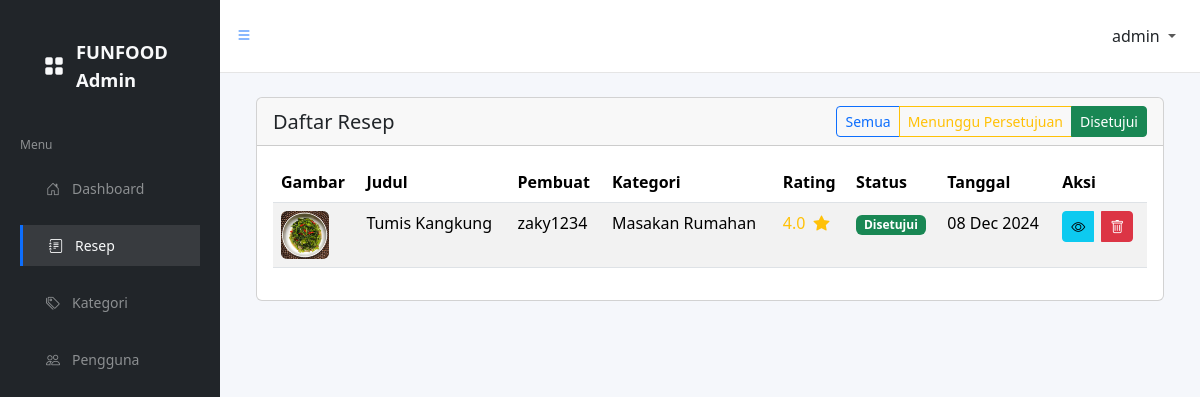
Page /a/recipes/?status=approved (signed in) on the earlier database version.
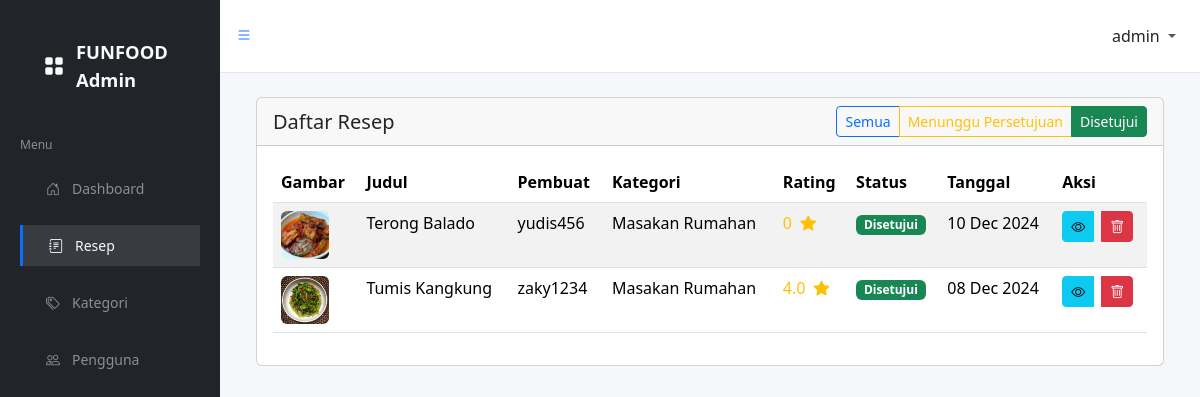
Same page on the later database version.
### funfood_app/models.py (models this page shows, shortened)
class Recipe(models.Model):
    user = models.ForeignKey(CustomUser, on_delete=models.CASCADE, related_name='recipes')
    title = models.CharField(max_length=100)
    description = models.TextField()
    ingredients = models.TextField(help_text='Separate each ingredient with a newline.')
    steps = models.TextField(help_text='Separate each step with a newline.')
    image = models.ImageField(upload_to='recipe/', blank=True, null=True)
    category = models.ForeignKey('Category', on_delete=models.CASCADE, related_name='recipes')
    is_approved = models.BooleanField(default=False)
    created_at = models.DateTimeField(auto_now_add=True)
    def get_avg_rating(self):
        reviews = self.reviews.all()
        if reviews.exists():
            total_rating = sum(review.rating for review in reviews)
            return round(total_rating / reviews.count(), 2)
        return 0

class CustomUser(AbstractUser):
    nickname = models.CharField(max_length=20)
    phone_number = models.CharField(max_length=20, blank=True, null=True)
    profile_image = models.ImageField(upload_to='profile/', blank=True, null=True)

class Category(models.Model):
    name = models.CharField(max_length=50, unique=True)
    description = models.TextField()

class Review(models.Model):
    user = models.ForeignKey(CustomUser, on_delete=models.CASCADE, related_name='reviews')
    recipe = models.ForeignKey(Recipe, on_delete=models.CASCADE, related_name='reviews')
    rating = models.PositiveIntegerField()
    comment = models.TextField(blank=True)
    created_at = models.DateTimeField(auto_now_add=True)

### funfood_app/views.py (the view)
# urls.py: path('a/recipes/', views.admin_recipes, name='admin_recipes'),
@staff_member_required
def admin_recipes(request):
    recipes = Recipe.objects.select_related('user', 'category').order_by('-created_at')
    status_filter = request.GET.get('status', 'all')
    if status_filter == 'pending':
        recipes = recipes.filter(is_approved=False)
    elif status_filter == 'approved':
        recipes = recipes.filter(is_approved=True)
    context = {
        'recipes': recipes,
        'status_filter': status_filter
    }
    return render(request, 'admin/recipes.html', context)

### templates/admin/recipes.html (shortened to what this page needs)
{% extends 'admin/base_admin.html' %} {% block content %}
<div class="container-fluid">
  <div class="card">
    <div class="card-header d-flex justify-content-between align-items-center">
      <h5 class="card-title mb-0">Daftar Resep</h5>
      <div class="btn-group">
        <a
          href="{% url 'admin_recipes' %}?status=all"
          class="btn btn-sm btn-outline-primary {% if current_filter == 'all' or not current_filter %}active{% endif %}"
        >
          Semua
        </a>
        <a
          href="{% url 'admin_recipes' %}?status=pending"
          class="btn btn-sm btn-outline-warning {% if current_filter == 'pending' %}active{% endif %}"
        >
          Menunggu Persetujuan
        </a>
        <a
          href="{% url 'admin_recipes' %}?status=approved"
          class="btn btn-sm btn-outline-success {% if current_filter == 'approved' %}active{% endif %}"
        >
          Disetujui
        </a>
      </div>
    </div>
    <div class="card-body">
      <div class="table-responsive">
        <table class="table table-striped">
          <thead>
            <tr>
              <th>Gambar</th>
              <th>Judul</th>
              <th>Pembuat</th>
              <th>Kategori</th>
              <th>Rating</th>
              <th>Status</th>
              <th>Tanggal</th>
              <th>Aksi</th>
            </tr>
          </thead>
          <tbody>
            {% for recipe in recipes %}
            <tr>
              <td>
                {% if recipe.image %}
                <img
                  src="{{ recipe.image.url }}"
                  alt="{{ recipe.title }}"
                  class="rounded"
                  width="48"
                  height="48"
                  style="object-fit: cover"
                />
                {% endif %}
              </td>
              <td class="text-capitalize">{{ recipe.title }}</td>
              <td>{{ recipe.user.username }}</td>
              <td>{{ recipe.category.name }}</td>
              <td>
                <div class="text-warning">
                  <span class="me-1">{{ recipe.get_avg_rating }}</span>
                  <i class="bi bi-star-fill"></i>
                </div>
              </td>
              <td>
                {% if recipe.is_approved %}
                <span class="badge bg-success">Disetujui</span>
                {% else %}
                <span class="badge bg-warning">Menunggu Persetujuan</span>
                {% endif %}
              </td>
              <td>{{ recipe.created_at|date:"d M Y" }}</td>
              <td>
                <div class="btn-group gap-2">
                  <a
                    href="{% url 'recipe_detail' recipe.pk %}"
                    class="btn btn-sm btn-info"
                    title="Lihat"
                  >
                    <i class="bi bi-eye"></i>
                  </a>
                  <button
                    class="btn btn-sm btn-danger"
                    title="Hapus"
                    data-bs-toggle="modal"
                    data-bs-target="#deleteModal{{ recipe.pk }}"
                  >
                    <i class="bi bi-trash"></i>
                  </button>
                </div>
              </td>
            </tr>
            {% endfor %}
          </tbody>
        </table>
      </div>
    </div>
  </div>
</div>
{% endblock %}

Differences in the rows shown:
now on this page (row edited): Recipe: image (picture), title "Terong Balado", user.username "yudis456", category.name "Masakan Rumahan", get_avg_rating "0", is_approved "Disetujui", created_at "10 Dec 2024"
